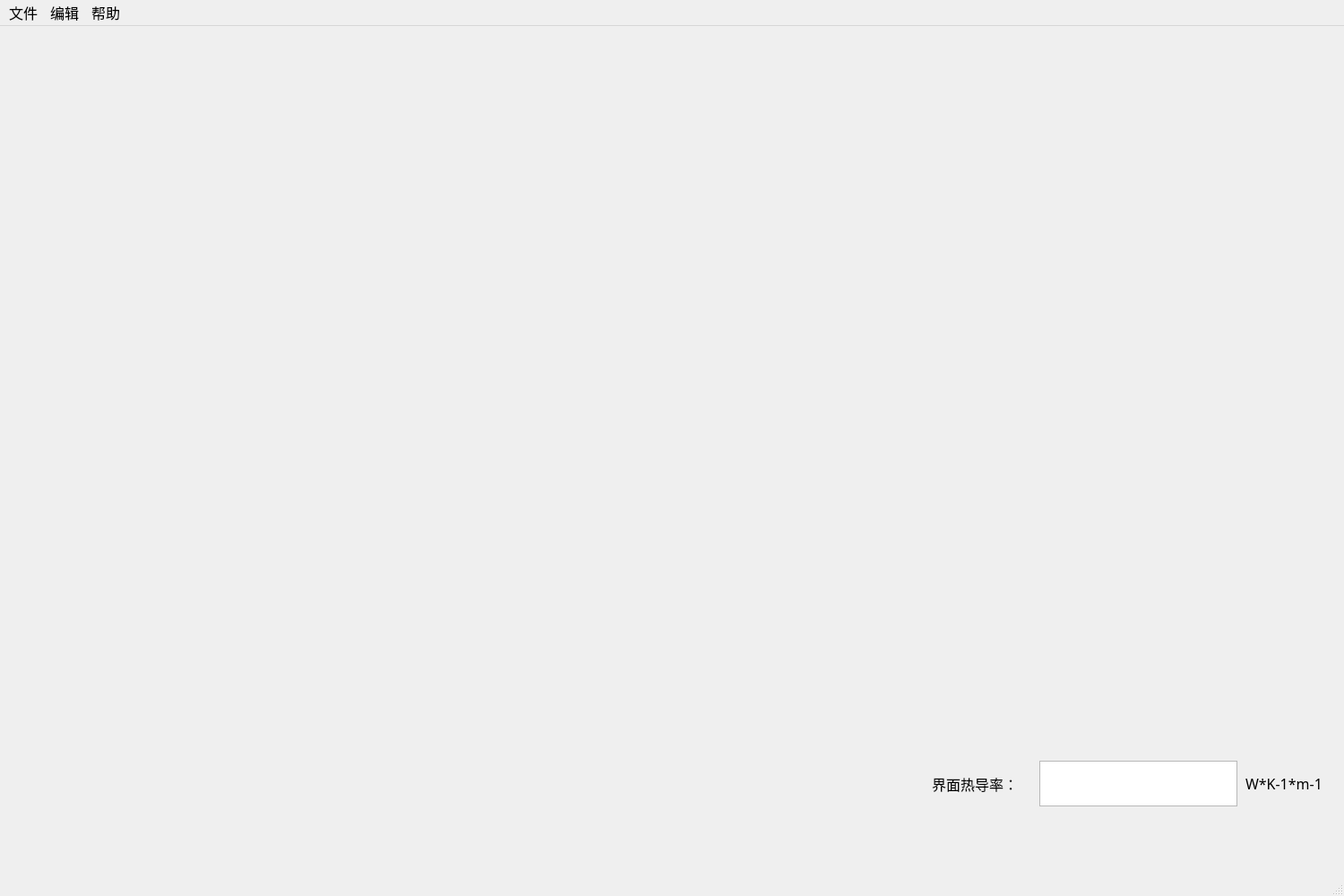
<?xml version="1.0" encoding="UTF-8"?>
<ui version="4.0">
 <class>MainWindow</class>
 <widget class="QMainWindow" name="MainWindow">
  <property name="geometry">
   <rect>
    <x>0</x>
    <y>0</y>
    <width>1500</width>
    <height>1000</height>
   </rect>
  </property>
  <property name="windowTitle">
   <string>MainWindow</string>
  </property>
  <widget class="QWidget" name="centralwidget">
   <widget class="QWidget" name="verticalLayoutWidget">
    <property name="geometry">
     <rect>
      <x>0</x>
      <y>0</y>
      <width>1031</width>
      <height>871</height>
     </rect>
    </property>
    <layout class="QVBoxLayout" name="verticalLayout"/>
   </widget>
   <widget class="QWidget" name="verticalLayoutWidget_2">
    <property name="geometry">
     <rect>
      <x>1030</x>
      <y>0</y>
      <width>471</width>
      <height>271</height>
     </rect>
    </property>
    <layout class="QVBoxLayout" name="verticalLayout_2"/>
   </widget>
   <widget class="QWidget" name="verticalLayoutWidget_3">
    <property name="geometry">
     <rect>
      <x>1030</x>
      <y>270</y>
      <width>471</width>
      <height>271</height>
     </rect>
    </property>
    <layout class="QVBoxLayout" name="verticalLayout_3"/>
   </widget>
   <widget class="QWidget" name="verticalLayoutWidget_4">
    <property name="geometry">
     <rect>
      <x>1030</x>
      <y>540</y>
      <width>521</width>
      <height>271</height>
     </rect>
    </property>
    <layout class="QVBoxLayout" name="verticalLayout_4"/>
   </widget>
   <widget class="QLabel" name="label">
    <property name="geometry">
     <rect>
      <x>1040</x>
      <y>830</y>
      <width>111</width>
      <height>31</height>
     </rect>
    </property>
    <property name="font">
     <font>
      <family>宋体</family>
      <pointsize>12</pointsize>
     </font>
    </property>
    <property name="text">
     <string>界面热导率：</string>
    </property>
   </widget>
   <widget class="QTextEdit" name="textEdit">
    <property name="geometry">
     <rect>
      <x>1160</x>
      <y>820</y>
      <width>221</width>
      <height>51</height>
     </rect>
    </property>
   </widget>
   <widget class="QLabel" name="label_2">
    <property name="geometry">
     <rect>
      <x>1390</x>
      <y>830</y>
      <width>111</width>
      <height>31</height>
     </rect>
    </property>
    <property name="font">
     <font>
      <family>宋体</family>
      <pointsize>12</pointsize>
     </font>
    </property>
    <property name="text">
     <string>W*K-1*m-1</string>
    </property>
   </widget>
  </widget>
  <widget class="QMenuBar" name="menubar">
   <property name="geometry">
    <rect>
     <x>0</x>
     <y>0</y>
     <width>1500</width>
     <height>26</height>
    </rect>
   </property>
   <property name="font">
    <font>
     <family>宋体</family>
     <pointsize>12</pointsize>
    </font>
   </property>
   <property name="defaultUp">
    <bool>false</bool>
   </property>
   <widget class="QMenu" name="menu">
    <property name="font">
     <font>
      <family>宋体</family>
      <pointsize>12</pointsize>
     </font>
    </property>
    <property name="title">
     <string>文件</string>
    </property>
    <widget class="QMenu" name="menu_2">
     <property name="title">
      <string>新建</string>
     </property>
     <addaction name="action_set_1"/>
     <addaction name="action_set_2"/>
    </widget>
    <addaction name="menu_2"/>
    <addaction name="action_choose"/>
    <addaction name="action_save"/>
   </widget>
   <widget class="QMenu" name="menu_3">
    <property name="title">
     <string>编辑</string>
    </property>
   </widget>
   <widget class="QMenu" name="menu_4">
    <property name="title">
     <string>帮助</string>
    </property>
   </widget>
   <addaction name="menu"/>
   <addaction name="menu_3"/>
   <addaction name="menu_4"/>
  </widget>
  <widget class="QStatusBar" name="statusbar"/>
  <action name="action_set_1">
   <property name="text">
    <string>新建实验一</string>
   </property>
   <property name="font">
    <font>
     <family>宋体</family>
     <pointsize>10</pointsize>
    </font>
   </property>
  </action>
  <action name="action_set_2">
   <property name="text">
    <string>新建实验二</string>
   </property>
   <property name="font">
    <font>
     <family>宋体</family>
     <pointsize>10</pointsize>
    </font>
   </property>
  </action>
  <action name="action_choose">
   <property name="text">
    <string>打开</string>
   </property>
  </action>
  <action name="action_save">
   <property name="text">
    <string>另存为</string>
   </property>
  </action>
 </widget>
 <resources/>
 <connections/>
</ui>
